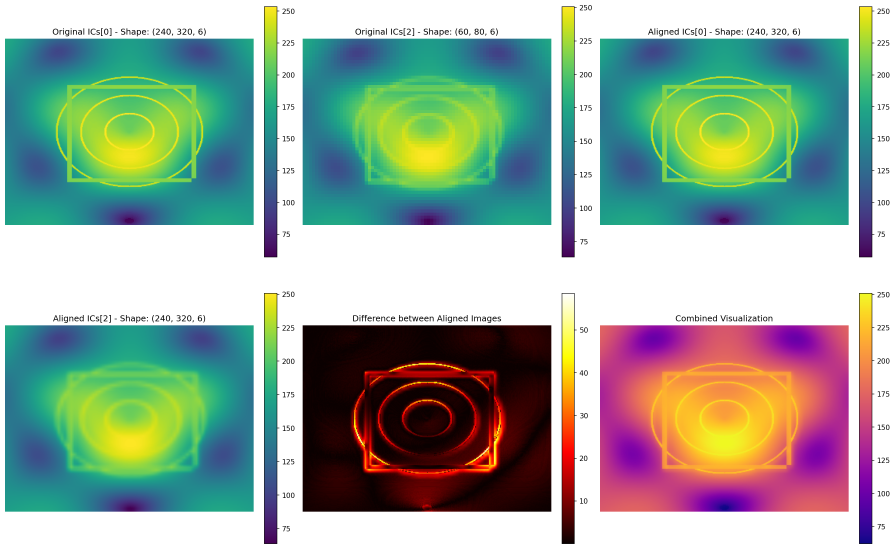
#> input picture BIAS_GPU/test_imgs/alignment_comparison.png, 2685 x 1646 px (shown at 1/3 size)
$ python orientation_saliency.py --image_path ../test_imgs/alignment_comparison.png   (older library calls are emulated)
#> lines starting #> are read from the running program, lines starting #| are printed output that depends on the picture
### BIAS_GPU/cpu_edition/utils.py
import cv2
import argparse
import numpy as np
# import cupy as np
import matplotlib.pyplot as plt
from scipy.ndimage import maximum_filter
from scipy.signal import convolve2d
from scipy.signal import convolve
import time
from functools import wraps
import ctypes

def load_maximum_dll(path = './find_local_maximas.dll'):
    maximum_dll = ctypes.CDLL(path)
    return maximum_dll

# [12 lines left out: function find_maximum_mat, not called in this run]

def timing_decorator(func):
    """timer"""
    # [7 lines left out: function wrapper, not called in this run]
    return wrapper
# @timing_decorator
def specific_Gabor_filter(gabor_lib,image_ptr,M,N,Orientation,Frequency,kernal_size):
    """use dll to compute, you may check the computation cost here."""
    gabor_lib.gabor_filter(image_ptr, M, N, Orientation,Frequency,kernal_size)

def initialize_gabor_lib(path = "./gabor_filter.dll"):
    """
    if you edited my code, and you find that the code raise an error that it could not find the dll file, it might be triggerd by C++ function or class in the cpp file like iostream/string/vector/...

    use ctypes.POINTER(ctypes.c_float), ctypes.c_int, ctypes.c_int, ctypes.c_float, ctypes.c_float, ctypes.c_int as input datatype.

    return a gabor_lib, use it just like: gabor_lib.gabor_filter(image_ptr, int: M, int: N, float: Orientation, float: Frequency, int: kernal_size)
    """
    # if path[-4::] != ".dll":
    #     raise AssertionError("maybe you should check if you use the right pathway. the end of the path is not .dll.")
    gabor_lib = ctypes.cdll.LoadLibrary(path)
    gabor_lib.gabor_filter.argtypes = [ctypes.POINTER(ctypes.c_float), ctypes.c_int, ctypes.c_int, ctypes.c_float, ctypes.c_float, ctypes.c_int]
    return gabor_lib


# [58 lines left out: functions gabor_filter, gabor_kernel, gabor_conv1d, not called in this run]

def gabor_conv2d(image:np.float32, orientation:float, frequency:float, ksize:int):
    kernel = cv2.getGaborKernel((ksize,ksize),sigma=3,theta=orientation,lambd=4,gamma=1,psi=0,ktype=cv2.CV_32F)
    return convolve2d(image,kernel, mode='same')

def fill_in_it(fillIn_lib,saliency_ptr,image_ptr,M,N,image_mean,image_sd,threshold=0.03,max_iteration=50):
    """use dll to compute, you may check the computation cost here."""
    fillIn_lib.update_saliency_map(saliency_ptr,image_ptr,M,N,image_mean,image_sd,threshold,max_iteration)

# [268 lines left out: functions initialize_fillIn_lib, fill_blank, gaussian_pyrimid, eight_pyrimid_built, subtraction, sub_img2 and 9 more, not called in this run]

### BIAS_GPU/cpu_edition/orientation_saliency.py
import numpy as np
import cv2
import matplotlib.pyplot as plt
import argparse
from utils import normalize_img, subtraction, addition, initialize_gabor_lib, gabor_filter, timing_decorator
from utils import gabor_conv1d, timing_decorator, load_maximum_dll, gabor_conv2d
import copy
import ctypes

# [69 lines left out: functions O_c_s_theta, Orientation_maps, synthesis_Orientation_map, not called in this run]

def lst_gaussian_pyramid(image:np.uint8,length:int) -> list[np.uint8]:
    """
    get np.uint8 image as input, generate a list containing a list containing gaussian pyramids of the image
    """
    img = image.copy()
    img_lst = []
    for _height in range(length):
        img_lst.append(img)
        img = cv2.pyrDown(img)
    return img_lst


def implement_gaborfilter(gabor_lib:ctypes.CDLL,image:np.float32, Orientation:float, Frequency:float,kernal_size:int):
    gabor_filter(gabor_lib,image, Orientation, Frequency,kernal_size)
    # gabor_conv1d(image,Orientation,Frequency,kernal_size)
    # gabor_conv2d(image,Orientation,Frequency,kernal_size)


def read_image(path:str,default_size:tuple)->np.uint8:
    """
    just simply read an image and convert it into default_size
    """
#> called with path = '../test_imgs/alignment_comparison.png', default_size = (320, 240)
    return cv2.cvtColor(cv2.resize(cv2.imread(path),default_size,interpolation=cv2.INTER_NEAREST),cv2.COLOR_BGR2GRAY)
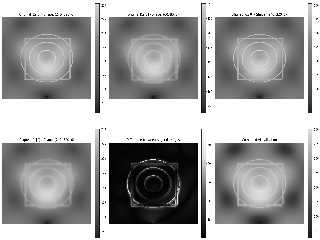
#> returned value: shape (240, 320); min 0, max 255, mean 164.3
# [122 lines left out: functions test_Orientation_pyramid_build, Orientation_pyramid_build, not called in this run]


def parse_args():
    parse = argparse.ArgumentParser(description='Essential parameters for gabor processing')
    parse.add_argument('--image_path', default="E:\\your_path\\RealtimeSaliency\\test_image\\circle.jpg", type=str, help='path of sample image')
    parse.add_argument('--total_height',default=9,type=int,help='total height of orientation pyramid, equals to height of gaussian pyramid + kernel size Pyramid')
    parse.add_argument('--pyramid_height', default=5, type=int, help='height of Gaussian Pyramid')
    parse.add_argument('--gabor_kernel_size',default=33,type=int,help='the minimal value of gabor kernel size. when meet some constrains, we would double some params.')
    parse.add_argument('--num_of_thetas',default=4,type=int,help='different gabor filter orientations.')
    parse.add_argument('--mini_sigma',default=0.5,type=float,help='sigma of gabor kernel, if the image is too small hori2then double it.')
    parse.add_argument('--gabor_lambda',default=np.pi/np.sqrt(2*np.log(1/0.5)),type=float,help = 'lambda for gabor kernels')
    parse.add_argument('--gabor_gamma',default=1,type=float,help = 'gamma value for gabor filter.')
    parse.add_argument('--default_size',default=(320,240),type=tuple,help = 'default size of image')
    parse.add_argument('--center',default = (2,3,4),type=tuple,help = "center params. Itti default params are (2, 3, 4)")
    parse.add_argument('--surrounding',default = (3,4),type=tuple,help = "surrounding params. Itti default params are (3, 4)")
    # parse.add_argument('--num_of_motions',default=8,type=int,help='different gabor motion filter orientations.')

    args = parse.parse_args()
    return args

# @timing_decorator
# [25 lines left out: functions O_bar_synthesis, test_O_bar_synthesis, not called in this run]

if __name__ == "__main__":
    args = parse_args()
    sample_image = read_image(args.image_path,args.default_size)
    # plt.imshow(sample_image)
    # plt.show()
    print(sample_image.shape)
#| (240, 320)
    pyra_imgs = lst_gaussian_pyramid(sample_image,args.total_height)
#> the loop in lst_gaussian_pyramid, `for _height in range(length):` made 9 passes
#> img on passes 7 to 9: [[169, 169, 169], [165, 156, 159]], [[164, 164]], [164]
#> pass 1, in lst_gaussian_pyramid, `img = cv2.pyrDown(img)`:
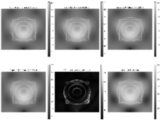
#> img: shape (120, 160); min 3, max 255, mean 164.3
#> pass 2, in lst_gaussian_pyramid, `img = cv2.pyrDown(img)`:
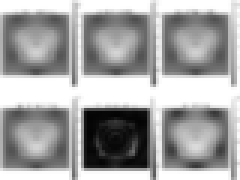
#> img: shape (60, 80) (shown 3 times larger); min 4, max 255, mean 164
#> pass 3, in lst_gaussian_pyramid, `img = cv2.pyrDown(img)`:
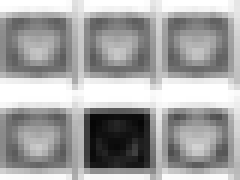
#> img: shape (30, 40) (shown 6 times larger); min 6, max 255, mean 163.5
#> after the loop in lst_gaussian_pyramid, `for _height in range(length):`: img_lst = 9 items
#> pyra_imgs = 9 items
    # fig, axs = plt.subplots(2,3)
    # for index in range(args.pyramid_height):
    #     axs[index//3,index%3].imshow(pyra_imgs[index])
    # plt.show()
    gabor_lib = initialize_gabor_lib()
#> (the run stopped early here; a loop or call above may not have finished)

$ run again, on BIAS_GPU/test_imgs/orientation_contrast_maps.png
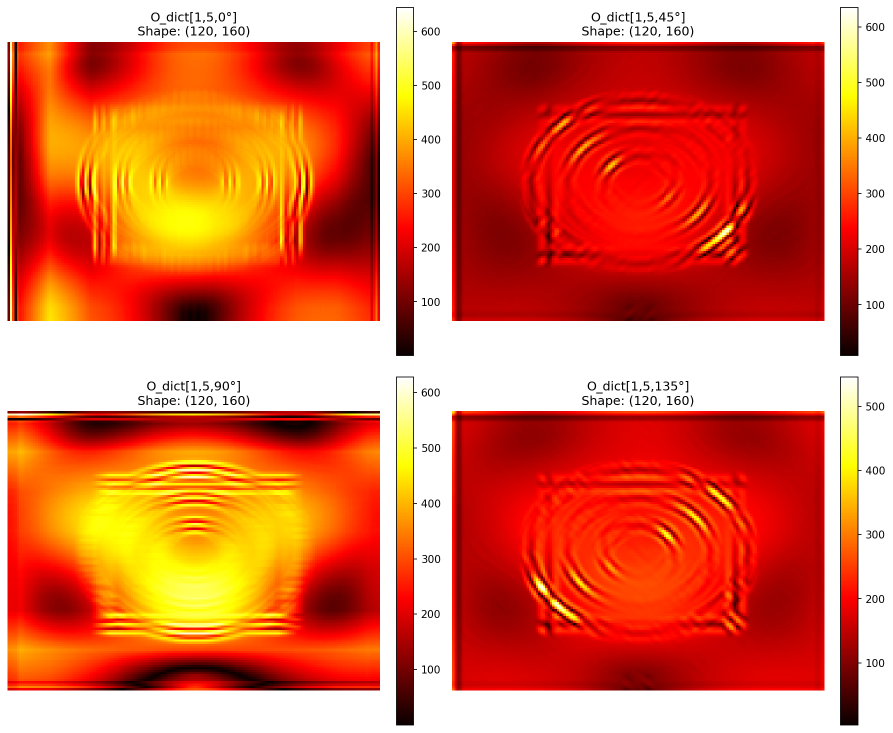
#> input picture BIAS_GPU/test_imgs/orientation_contrast_maps.png, 1785 x 1465 px (shown at 1/2 size)
#> in read_image, `return cv2.cvtColor(cv2.resize(cv2.imread(path),default_size,interpola..`:
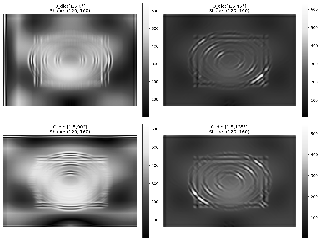
#> returned value: shape (240, 320); min 0, max 255, mean 144.4
#| (240, 320)
#> the loop in lst_gaussian_pyramid, `for _height in range(length):` made 9 passes
#> img on passes 7 to 9: [[154, 142, 123], [156, 144, 124]], [[145, 137]], [141]
#> pass 3, in lst_gaussian_pyramid, `img = cv2.pyrDown(img)`:
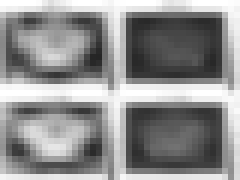
#> img: shape (30, 40) (shown 6 times larger); min 37, max 255, mean 143.5
#> after the loop in lst_gaussian_pyramid, `for _height in range(length):`: img_lst = 9 items

$ run again, on BIAS_GPU/test_imgs/pyramid_levels.png
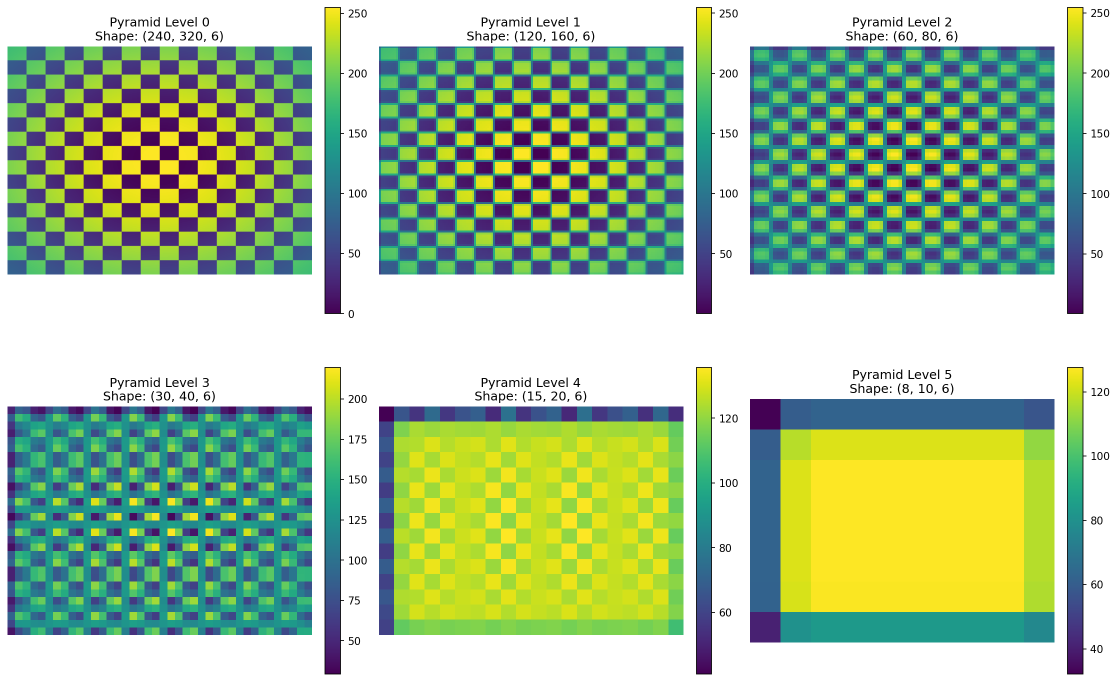
#> input picture BIAS_GPU/test_imgs/pyramid_levels.png, 2235 x 1363 px (shown at 1/2 size)
#> in read_image, `return cv2.cvtColor(cv2.resize(cv2.imread(path),default_size,interpola..`:
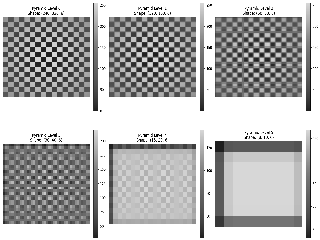
#> returned value: shape (240, 320); min 0, max 255, mean 182.5
#| (240, 320)
#> the loop in lst_gaussian_pyramid, `for _height in range(length):` made 9 passes
#> img on passes 7 to 9: [[169, 172, 172], [172, 182, 187]], [[175, 177]], [176]
#> pass 3, in lst_gaussian_pyramid, `img = cv2.pyrDown(img)`:
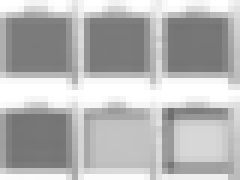
#> img: shape (30, 40) (shown 6 times larger); min 109, max 255, mean 181.7
#> after the loop in lst_gaussian_pyramid, `for _height in range(length):`: img_lst = 9 items
